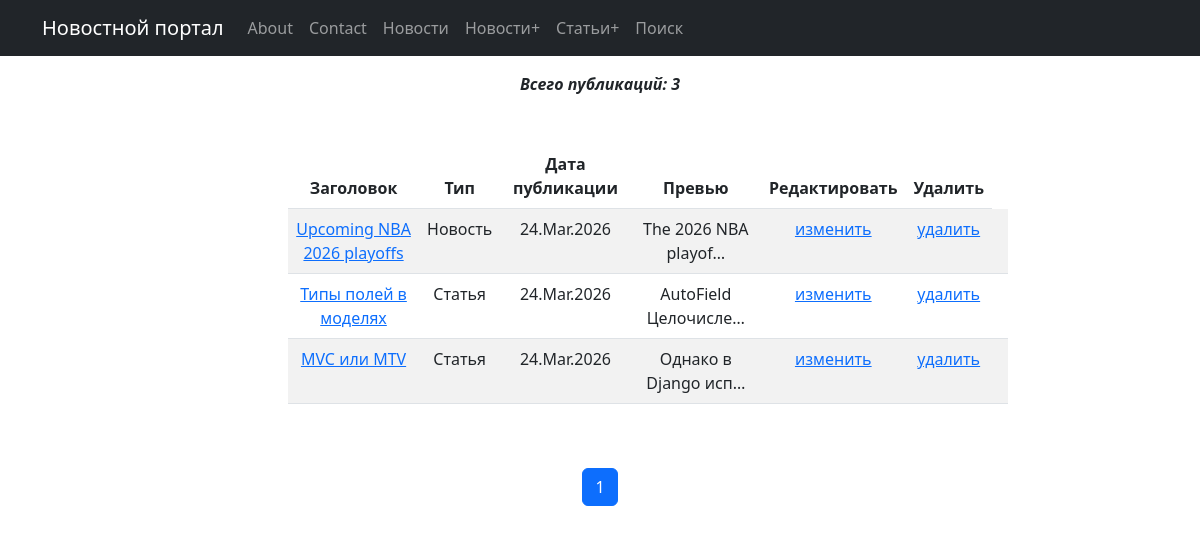
Page /post/ on the earlier database version.
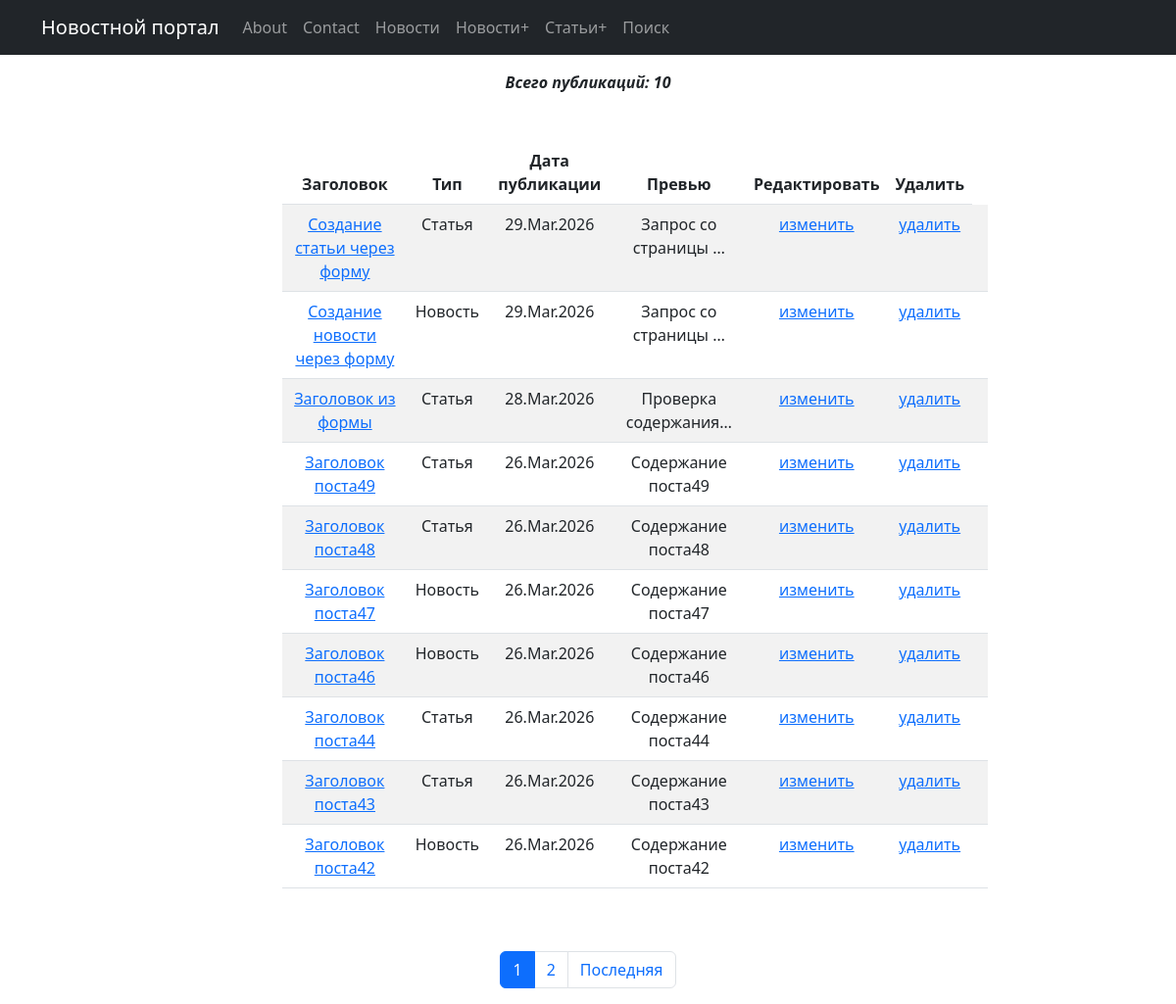
Same page on the later database version.
### news/models.py (models this page shows, shortened)
class Post(models.Model):
    post_date = models.DateTimeField(auto_now_add=True)
    article_news = models.CharField(max_length=1, choices=TYPES, default=article)
    post_header = models.CharField(max_length=100)
    post_content = models.TextField()
    post_rating = models.IntegerField(default=0)
    post_author = models.ForeignKey(Author, on_delete=models.CASCADE)
    post_categories = models.ManyToManyField(Category, through='PostCategory')

### news/views.py (the view)
# urls.py: path("", PostListView.as_view(), name='post_list'),
class PostListView(ListView):
    model = Post
    context_object_name = 'posts'
    template_name = 'news/post_list.html'
    ordering = ['-post_date']
    paginate_by = 10

### news/templatetags/news_filters.py (called while the page is built)
@register.filter
def censor(value):
    bwdict = ["badword", "архитектура"]
    for word in bwdict:
        pattern = r'\b' + re.escape(word) + r'\b'
        value = re.sub(pattern, word[0] + '*' * (len(word)-1), value, flags=re.IGNORECASE)
    return value

### Templates/news/post_list.html (shortened to what this page needs)
{% extends 'flatpages/default.html' %}
{% load news_filters %}
{% block content %}
<p><p style="text-align: center;">
    <em>
        <strong>Всего публикаций: {{ posts|length }}</strong>
    </em>
</p>
<div class="container m-5">
    <div class="row">
        <div class="col-lg-8 offset-lg-2">
            <table class="table table-striped">
                <thead>
                <tr>
                    <th>Заголовок</th>
                    <th>Тип</th>
                    <th>Дата публикации</th>
                    <th>Превью</th>
                    <th>Редактировать</th>
                    <th>Удалить</th>
                </tr>
                </thead>
                <tbody>
                {% for post in posts %}
                <tr>
                    <td><a href="{% url 'post_detail' post.id %}">{{ post.post_header|censor }}</a></td>
                    <td>{{ post.get_article_news_display }}</td>
                    <td>{{ post.post_date|date:'d.M.Y' }}</td>
                    <td>{{ post.post_content|truncatechars:20|censor }}</td>
                    <td>
                        {% if post.article_news == "N" %}
                        <a href="{% url 'news_edit' post.id %}">изменить</a>
                        {% else %}
                        <a href="{% url 'articles_edit' post.id %}">изменить</a>
                        {% endif %}
                    </td>
                    <td>
                        {% if post.article_news == "N" %}
                        <a href="{% url 'news_delete' post.id %}">удалить</a>
                        {% else %}
                        <a href="{% url 'articles_delete' post.id %}">удалить</a>
                        {% endif %}
                    </td>
                    <td></td>
                </tr>
                {% empty %}
                <tr>
                    <td colspan="3">
                        <div>Еще нет новостей</div>
                    </td>
                </tr>
                {% endfor %}
                </tbody>
            </table>
        </div>
    </div>
</div>
<div class="pagination justify-content-center">
    <nav aria-label="Page navigation example">
        <ul class="pagination">
        {% for num in page_obj.paginator.page_range %}
            {% if page_obj.number == num %}
                <li class="page-item active">
                    <span class="page-link">
                        {{ num }}
                    </span>
                </li>
            {% elif num > page_obj.number|add:'-2' and num < page_obj.number|add:'2' %}
                <li class="page-item">
                    <a class="page-link" href="?page={{ num }}{% for key, value in request.GET.items %}{% if key != 'page' %}&{{key}}={{value}}{% endif %}{% endfor %}">
                        {{ num }}
                    </a>
                </li>
            {% endif %}
        {% endfor %}
        {% if page_obj.has_next %}
            {% if paginator.num_pages != page_obj.next_page_number %}
                <li class="page-item">
                    <a class="page-link" href="?page={{ page_obj.paginator.num_pages }}{% for key, value in request.GET.items %}{% if key != 'page' %}&{{key}}={{value}}{% endif %}{% endfor %}">
                        Последняя
                    </a>
                </li>
            {% endif %}
        {% endif %}
        </ul>
    </nav>
</div>
{% endblock content %}

Differences in the rows shown:
no longer on this page (row unchanged): Post: post_header|censor "Upcoming NBA 2026 playoffs", article_news "Новость", post_date "24.Mar.2026", post_content|censor "The 2026 NBA playof…", shows "изменить", shows "удалить"
no longer on this page (row unchanged): Post: post_header|censor "Типы полей в моделях", article_news "Статья", post_date "24.Mar.2026", post_content|censor "AutoField Целочисле…", shows "изменить", shows "удалить"
no longer on this page (row unchanged): Post: post_header|censor "MVC или MTV", article_news "Статья", post_date "24.Mar.2026", post_content|censor "Однако в Django исп…", shows "изменить", shows "удалить"
added Post: post_header|censor "Создание статьи через форму", article_news "Статья", post_date "29.Mar.2026", post_content|censor "Запрос со страницы …", shows "изменить", shows "удалить"
added Post: post_header|censor "Создание новости через форму", article_news "Новость", post_date "29.Mar.2026", post_content|censor "Запрос со страницы …", shows "изменить", shows "удалить"
added Post: post_header|censor "Заголовок из формы", article_news "Статья", post_date "28.Mar.2026", post_content|censor "Проверка содержания…", shows "изменить", shows "удалить"
added Post: post_header|censor "Заголовок поста49", article_news "Статья", post_date "26.Mar.2026", post_content|censor "Содержание поста49", shows "изменить", shows "удалить"
added Post: post_header|censor "Заголовок поста48", article_news "Статья", post_date "26.Mar.2026", post_content|censor "Содержание поста48", shows "изменить", shows "удалить"
added Post: post_header|censor "Заголовок поста47", article_news "Новость", post_date "26.Mar.2026", post_content|censor "Содержание поста47", shows "изменить", shows "удалить"
added Post: post_header|censor "Заголовок поста46", article_news "Новость", post_date "26.Mar.2026", post_content|censor "Содержание поста46", shows "изменить", shows "удалить"
added Post: post_header|censor "Заголовок поста44", article_news "Статья", post_date "26.Mar.2026", post_content|censor "Содержание поста44", shows "изменить", shows "удалить"
added Post: post_header|censor "Заголовок поста43", article_news "Статья", post_date "26.Mar.2026", post_content|censor "Содержание поста43", shows "изменить", shows "удалить"
added Post: post_header|censor "Заголовок поста42", article_news "Новость", post_date "26.Mar.2026", post_content|censor "Содержание поста42", shows "изменить", shows "удалить"
Other differences:
{{ posts|length }}: "3" → "10"
new list line: "2"
text now shown: "Последняя"
